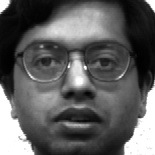
#> input picture train/10_113.jpg, 155 x 155 px; its folder holds 4 pictures in this run
$ python train_yale.py   (Python 2 division)
#> lines starting #> are read from the running program, lines starting #| are printed output that depends on the picture
import numpy as np
from PIL import Image
import os, glob, cv2, time

face_size = (60,60)

def get_image_paths():
    img_path = os.path.join('train', '*.jpg')
    img_path_list = glob.glob(img_path)
    return img_path_list

def get_images_and_labels(face_cascade, path, key):
#> called with path = 'train', key = '*jpg'
    img_path_list = get_image_paths()
    face_list = []
    label_list = []
    for img_path in img_path_list:
        img_name = img_path.split('/')[-1]
        img = cv2.imread(img_path)
#> img is the input picture: shape (155, 155, 3); min 0, max 255, mean 94.5
        img = cv2.cvtColor(img, cv2.COLOR_BGR2GRAY)
#> img: shape (155, 155)
        img_name = img_name.split('.')[0]
        label = int(img_name.split('_')[0])
        print img_name, label
        #label_list.append(label)
        #img = np.array(img, 'uint8')
        #cv2.imwrite('s1.jpg', img)
        print img.shape
#| (155, 155)
        faces = face_cascade.detectMultiScale(img)
#> faces = [[11, 8, 135, 135]]
        #print faces
        for (x,y,w,h) in faces:
            face = img[y:y+h, x:x+w]
            face = cv2.resize(face, face_size)
            face_list.append(face)
            label_list.append(label)
#> this loop made 1 pass
#> pass 1, in get_images_and_labels, `face = img[y:y+h, x:x+w]`:
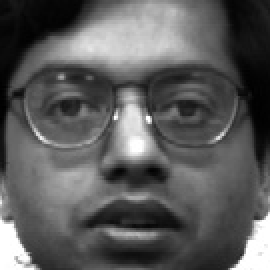
#> face: shape (135, 135) (shown 2 times larger); min 0, max 255, mean 91
#> pass 1, in get_images_and_labels, `face = cv2.resize(face, face_size)`:
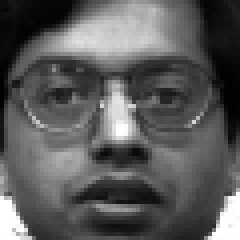
#> face: shape (60, 60) (shown 4 times larger); min 1, max 255, mean 90.7
#> after the loop, face_list = 1 item; label_list = [10]
#> pass 2 of the loop in get_images_and_labels, `for img_path in img_path_list:`:
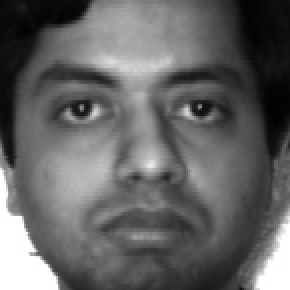
#> input picture train/10_114.jpg, 145 x 145 px (shown 2 times larger)
#> in get_images_and_labels, img is the input picture: shape (145, 145, 3); min 2, max 255, mean 100.1
#> img: shape (145, 145)
#| (145, 145)
#> faces = [[12, 10, 125, 125]]
#> the loop in get_images_and_labels, `for (x,y,w,h) in faces:` made 1 pass
#> pass 1, in get_images_and_labels, `face = img[y:y+h, x:x+w]`:
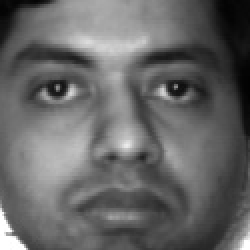
#> face: shape (125, 125) (shown 2 times larger); min 2, max 255, mean 101.9
#> after the loop in get_images_and_labels, `for (x,y,w,h) in faces:`: face_list = 2 items; label_list = [10, 10]
#> pass 3 of the loop in get_images_and_labels, `for img_path in img_path_list:`:
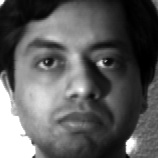
#> input picture train/10_133.jpg, 158 x 158 px
#> in get_images_and_labels, img is the input picture: shape (158, 158, 3); min 0, max 255, mean 93.1
#> img: shape (158, 158)
#| (158, 158)
#> faces = [[9, 11, 136, 136]]
#> the loop in get_images_and_labels, `for (x,y,w,h) in faces:` made 1 pass
#> pass 1, in get_images_and_labels, `face = img[y:y+h, x:x+w]`:
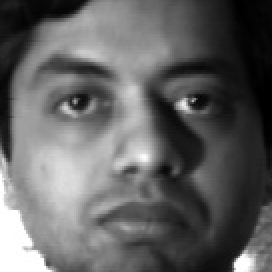
#> face: shape (136, 136) (shown 2 times larger); min 0, max 255, mean 98.3
#> pass 1, in get_images_and_labels, `face = cv2.resize(face, face_size)`:
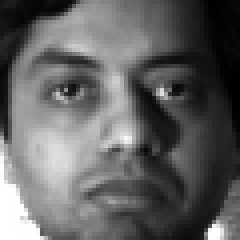
#> face: shape (60, 60) (shown 4 times larger); min 0, max 255, mean 98.3
#> after the loop in get_images_and_labels, `for (x,y,w,h) in faces:`: face_list = 3 items; label_list = [10, 10, 10]
#> the loop made 4 passes; the first 3 are shown
        #print x, y, w, h, face.shape
        #break
    return face_list, label_list

def train_recognizer(face_cascade):
    print 'reading images'
    t1 = time.time()
    face_list, label_list = get_images_and_labels(face_cascade, 'train', '*jpg')
    t2 = time.time()
    print 'Time for reading images and labels:', t2-t1
    print 'list length:', len(face_list), len(label_list)
    #print label_list

#> (the run stopped early here; a loop or call above may not have finished)
